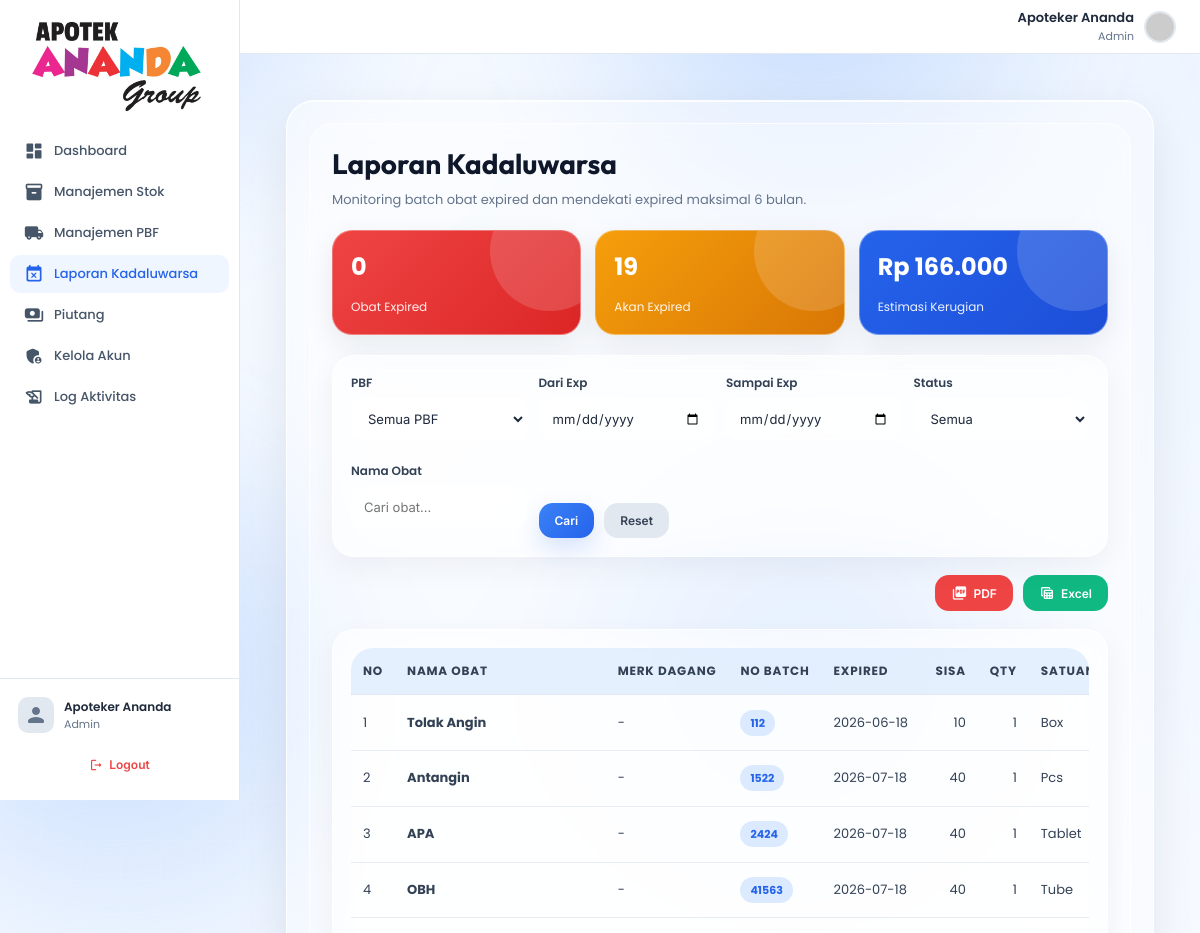
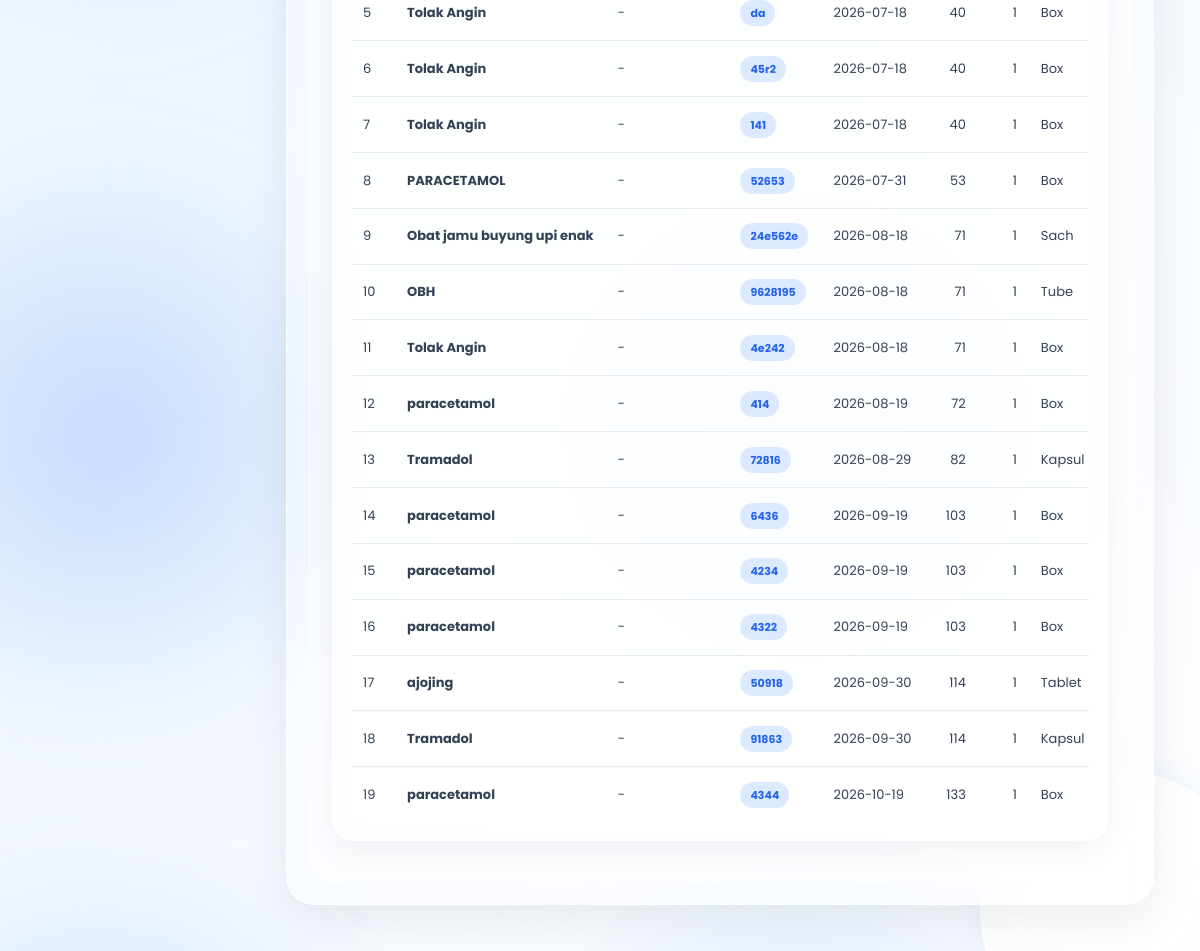
Screenshot of /frontend/superadmin/laporan_expired.php (signed in) with the database file from the repository (2 pictures, top to bottom).
### tables this page shows
CREATE TABLE `obat_faktur` (
  `id_obat_faktur` int(11) NOT NULL,
  `id_faktur` int(11) NOT NULL,
  `nama_obat` varchar(100) NOT NULL,
  `merk_dagang` varchar(100) DEFAULT NULL,
  `jenis_obat` varchar(100) DEFAULT NULL,
  `satuan` enum('Tube','FLS','Strip','Sach','Box','Kaleng','Pcs','Tablet','Kapsul','Ampul','Supp','Ovula','Pack') NOT NULL,
  `harga_beli` decimal(12,2) NOT NULL DEFAULT 0.00,
  `discount` decimal(12,2) NOT NULL DEFAULT 0.00,
  `qty` int(11) NOT NULL DEFAULT 0,
  `total` decimal(12,2) NOT NULL DEFAULT 0.00,
  `created_at` datetime DEFAULT current_timestamp(),
  `updated_at` datetime DEFAULT current_timestamp() ON UPDATE current_timestamp()
);

### backend/config/database.php (called while the page is built, shortened)
<?php
function getDBConnection(): PDO {
    static $pdo = null;
    if ($pdo === null) {
        $dsn = "mysql:host=" . DB_HOST . ";dbname=" . DB_NAME . ";charset=" . DB_CHARSET;
        $options = [
            PDO::ATTR_ERRMODE            => PDO::ERRMODE_EXCEPTION,
            PDO::ATTR_DEFAULT_FETCH_MODE => PDO::FETCH_ASSOC,
            PDO::ATTR_EMULATE_PREPARES   => false,
            PDO::ATTR_STRINGIFY_FETCHES  => false,
            PDO::MYSQL_ATTR_INIT_COMMAND => "SET NAMES utf8mb4 COLLATE utf8mb4_unicode_ci"
        ];
        try {
            $pdo = new PDO($dsn, DB_USER, DB_PASS, $options);
            $pdo->exec("SET time_zone = '" . DB_TIMEZONE . "'");
        } catch (PDOException $e) {
            error_log("Database connection failed: " . $e->getMessage());
            die("Koneksi database gagal. Silakan hubungi administrator.");
        }
    }
    return $pdo;
}

### backend/models/obat_expired.php (called while the page is built, shortened)
<?php
require_once __DIR__ . '/../config/database.php';
class ObatExpired {
    private PDO $db;
    public function __construct() {
        $this->db = getDBConnection();
    }
    public function getExpiredReport(array $filters = []): array {
        $sql = "SELECT
                    MIN(ob.id_batch) AS id_batch,
                    ofa.id_obat_faktur,
                    ofa.nama_obat,
                    ofa.merk_dagang,
                    ofa.jenis_obat,
                    ofa.satuan,
                    ofa.harga_beli,
                    COUNT(ob.id_batch) AS qty,
                    ob.no_batch AS batch,
                    ob.expired_date,
                    DATEDIFF(ob.expired_date, CURDATE()) AS sisa_hari,
                    p.nama_pbf,
                    f.no_faktur,
                    f.tanggal_faktur,
                    f.tanggal_masuk,
                    'otomatis' AS sumber
                FROM obat_batch ob
                JOIN obat_faktur ofa ON ob.id_obat_faktur = ofa.id_obat_faktur
                JOIN faktur f ON ofa.id_faktur = f.id_faktur
                JOIN pbf p ON f.id_pbf = p.id_pbf";
        $params = [];
        $conditions = [];
        $conditions[] = "ob.expired_date <= DATE_ADD(CURDATE(), INTERVAL 6 MONTH)";
        $sql .= " WHERE " . implode(' AND ', $conditions);
        $sql .= " GROUP BY ofa.id_obat_faktur, ofa.nama_obat, ofa.merk_dagang, ofa.jenis_obat, ofa.satuan, ofa.harga_beli, ob.no_batch, ob.expired_date, p.nama_pbf, f.no_faktur, f.tanggal_faktur, f.tanggal_masuk
                  ORDER BY ob.expired_date ASC, ofa.nama_obat ASC";
        $stmt = $this->db->prepare($sql);
        $stmt->execute($params);
        return $stmt->fetchAll();
    }
    public function getSummaryStats(array $filters = []): array {
        $data = $this->getExpiredReport($filters);
        $stats = [
            'expired_count' => 0,
            'six_month_count' => 0,
            'potential_loss' => 0,
        ];
        foreach ($data as $item) {
            if ((int)$item['sisa_hari'] < 0) {
                $stats['expired_count'] += (int)$item['qty'];
            } else {
                $stats['six_month_count'] += (int)$item['qty'];
            }
            $stats['potential_loss'] += ((int)$item['qty'] * (float)$item['harga_beli']);
        }
        return $stats;
    }
}

### frontend/superadmin/laporan_expired.php (the view, shortened to what this page needs)
<?php
require_once __DIR__ . '/../templates/header.php';
require_once __DIR__ . '/../../backend/models/obat_expired.php';
$model = new ObatExpired();
$filters = [
    'pbf_id' => isset($_GET['pbf_id']) ? sanitizeInt($_GET['pbf_id']) : null,
    'nama_obat' => isset($_GET['nama_obat']) ? sanitize($_GET['nama_obat']) : null,
    'date_start' => $_GET['date_start'] ?? null,
    'date_end' => $_GET['date_end'] ?? null,
    'status' => in_array(($_GET['status'] ?? ''), ['expired', 'segera_expired'], true)
        ? $_GET['status']
        : null,
];
$expiredList = $model->getExpiredReport($filters);
$stats = $model->getSummaryStats($filters);
$queryString = http_build_query(
    array_filter(
        $filters,
        fn($v) => $v !== null && $v !== ''
    )
);
require_once __DIR__ . '/../templates/sidebar.php';
?>
<div class="bg-grid"></div>
<div class="bg-bubble two"></div>
<div class="bg-bubble three"></div>
<div class="dashboard-wrapper">
    <div class="glass-container">
        <div class="glass-inner">
            <div class="page-header">
                <h1>Laporan Kadaluwarsa</h1>
                <p>
                    Monitoring batch obat expired dan mendekati expired maksimal 6 bulan.
                </p>
            </div>
            <div class="stats-grid">
                <div class="stat-card danger">
                    <div class="stat-value">
                        <?= number_format($stats['expired_count'] ?? 0) ?>
                    </div>
                    <div class="stat-label">
                        Obat Expired
                    </div>
                </div>
                <div class="stat-card warning">
                    <div class="stat-value">
                        <?= number_format($stats['six_month_count'] ?? 0) ?>
                    </div>
                    <div class="stat-label">
                        Akan Expired
                    </div>
                </div>
                <div class="stat-card primary">
                    <div class="stat-value">
                        Rp <?= number_format($stats['potential_loss'] ?? 0,0,',','.') ?>
                    </div>
                    <div class="stat-label">
                        Estimasi Kerugian
                    </div>
                </div>
            </div>
            <div class="glass-card">
                <form method="GET">
                    <div class="filter-grid">
                        <div class="form-group">
                            <label>PBF</label>
                            <select name="pbf_id" class="form-control">
                                <option value="">
                                    Semua PBF
                                </option>
                            </select>
                        </div>
                        <div class="form-group">
                            <label>Dari Exp</label>
                            <input
                                type="date"
                                name="date_start"
                                class="form-control"
                                value="<?= htmlspecialchars($filters['date_start'] ?? '') ?>"
                            >
                        </div>
                        <div class="form-group">
                            <label>Sampai Exp</label>
                            <input
                                type="date"
                                name="date_end"
                                class="form-control"
                                value="<?= htmlspecialchars($filters['date_end'] ?? '') ?>"
                            >
                        </div>
                        <div class="form-group">
                            <label>Status</label>
                            <select name="status" class="form-control">
                                <option value="">
                                    Semua
                                </option>
                            </select>
                        </div>
                        <div class="form-group">
                            <label>Nama Obat</label>
                            <input
                                type="text"
                                name="nama_obat"
                                class="form-control autocomplete-input"
                                data-type="expired"
                                placeholder="Cari obat..."
                                value="<?= htmlspecialchars($filters['nama_obat'] ?? '') ?>"
                                autocomplete="off"
                            >
                        </div>
                        <div style="display:flex;gap:10px;">
                            <button type="submit" class="btn btn-primary">
                                Cari
                            </button>
                            <a href="?" class="btn btn-secondary">
                                Reset
                            </a>
                        </div>
                    </div>
                </form>
            </div>
            <div class="action-bar" style="margin-bottom:18px;">
                <a
                    href="<?= BASE_URL ?>/backend/controllers/expired_controller.php?action=export_pdf&<?= htmlspecialchars($queryString) ?>"
                    class="btn btn-danger"
                    target="_blank"
                >
                    <span class="material-icons-round">picture_as_pdf</span>PDF
                </a>
                <a
                    href="<?= BASE_URL ?>/backend/controllers/expired_controller.php?action=export_excel&<?= htmlspecialchars($queryString) ?>"
                    class="btn btn-success"
                >
                    <span class="material-icons-round">table_view</span>Excel
                </a>
            </div>
            <div class="glass-card">
                <div class="table-wrapper">
                    <table>
                        <thead>
                            <tr>
                                <th>No</th>
                                <th>Nama Obat</th>
                                <th>Merk Dagang</th>
                                <th>No Batch</th>
                                <th>Expired</th>
                                <th>Sisa</th>
                                <th>Qty</th>
                                <th>Satuan</th>
                            </tr>
                        </thead>
                        <tbody>
                            <?php if (empty($expiredList)): ?>
                                <tr>
                                    <td colspan="10" class="text-center empty-state">
                                        Tidak ada data expired.
                                    </td>
                                </tr>
                            <?php else: ?>
                                <?php foreach ($expiredList as $i => $item): ?>
                                    <?php $sisa = (int)$item['sisa_hari']; ?>
                                    <tr>
                                        <td><?= $i + 1 ?></td>
                                        <td>
                                            <strong>
                                                <?= htmlspecialchars($item['nama_obat']) ?>
                                            </strong>
                                        </td>
                                        <td>
                                            <?= htmlspecialchars($item['merk_dagang'] ?? '-') ?: '-' ?>
                                        </td>
                                        <td>
                                            <span class="batch-code">
                                                <?= htmlspecialchars($item['batch']) ?>
                                            </span>
                                        </td>
                                        <td>
                                            <?= htmlspecialchars($item['expired_date']) ?>
                                        </td>
                                        <td class="text-right">
                                            <?= $sisa ?>
                                        </td>
                                        <td class="text-right">
                                            <?= (int)$item['qty'] ?>
                                        </td>
                                        <td>
                                            <?= htmlspecialchars($item['satuan']) ?>
                                        </td>
                                    </tr>
                                <?php endforeach; ?>
                            <?php endif; ?>
                        </tbody>
                    </table>
                </div>
            </div>
        </div>
    </div>
</div>
<?php require_once __DIR__ . '/../templates/footer.php'; ?>

### frontend/templates/header.php (style rules this page uses)
:root { --primary: #2563eb; --primary-hover: #1d4ed8; --secondary: #64748b; --success: #10b981; --warning: #f59e0b; --danger: #ef4444; --background: #f1f5f9; --surface: #ffffff; --sidebar: #ffffff; --text-main: #1e293b; --text-muted: #64748b; --border: #e2e8f0; --shadow-sm: 0 1px 2px 0 rgba(0, 0, 0, 0.05); --shadow: 0 4px 6px -1px rgba(0, 0, 0, 0.1), 0 2px 4px -1px rgba(0, 0, 0, 0.06); --shadow-lg: 0 10px 15px -3px rgba(0, 0, 0, 0.1), 0 4px 6px -2px rgba(0, 0, 0, 0.05); --sidebar-width: 240px; }
* { margin: 0; padding: 0; box-sizing: border-box; }
body { font-family: 'Inter', sans-serif; background: var(--background); color: var(--text-main); display: flex; min-height: 100vh; overflow-x: hidden; }
.page-header { margin-bottom: 18px; display: flex; flex-direction: column; gap: 3px; }
.page-header h1 { font-family: 'Outfit', sans-serif; font-size: 24px; font-weight: 700; color: #1e293b; }
.page-header p { color: #64748b; font-size: 13px; }
.stats-grid { display: grid; grid-template-columns: repeat(auto-fit, minmax(220px, 1fr)); gap: 16px; margin-bottom: 24px; }
.stat-card { background: #fff; padding: 16px; border-radius: 14px; box-shadow: var(--shadow-sm); border: 1px solid var(--border); position: relative; overflow: hidden; display: flex; flex-direction: column; gap: 8px; }
.table-wrapper { width: 100%; overflow-x: auto; border-radius: 10px; }
.table-wrapper table { min-width: 900px; }
table { width: 100%; border-collapse: separate; border-spacing: 0; }
th { background: #f8fafc; padding: 10px 12px; text-align: left; font-size: 11px; font-weight: 700; color: #64748b; text-transform: uppercase; letter-spacing: 0.8px; border-bottom: 1px solid var(--border); }
td { padding: 10px 12px; font-size: 13px; color: #475569; border-bottom: 1px solid #f1f5f9; vertical-align: middle; line-height: 1.35; }
tr:last-child td { border-bottom: none; }
.btn { display: inline-flex; align-items: center; gap: 6px; padding: 8px 14px; border-radius: 10px; font-size: 12px; font-weight: 600; border: none; cursor: pointer; transition: all 0.2s; text-decoration: none; font-family: 'Inter', sans-serif; }
.btn .material-icons-round { font-size: 16px; line-height: 1; }
.btn-primary { background: var(--primary); color: #fff; }
.form-group { display: flex; flex-direction: column; gap: 5px; margin-bottom: 10px; }
.form-group label { font-size: 12px; font-weight: 600; color: #475569; }
.form-control { width: 100%; border: 1px solid var(--border); border-radius: 8px; padding: 8px 10px; font-size: 13px; font-family: 'Inter', sans-serif; outline: none; background: #fff; color: #1e293b; }
.text-right { text-align: right; }
.btn-secondary { background: #64748b; color: #fff; }
.btn-success { background: var(--success); color: #fff; }
.btn-danger { background: var(--danger); color: #fff; }

### rows the page displays
obat_faktur: nama_obat "Tolak Angin", merk_dagang "-", batch "112", expired_date "2026-06-18", sisa "10", qty "1", satuan "Box", batch "da", expired_date "2026-07-18", sisa "40", batch "45r2", batch "141", batch "4e242", expired_date "2026-08-18", sisa "71"
obat_faktur: nama_obat "Antangin", merk_dagang "-", batch "1522", expired_date "2026-07-18", sisa "40", qty "1", satuan "Pcs"
obat_faktur: nama_obat "APA", merk_dagang "-", batch "2424", expired_date "2026-07-18", sisa "40", qty "1", satuan "Tablet"
obat_faktur: nama_obat "OBH", merk_dagang "-", batch "41563", expired_date "2026-07-18", sisa "40", qty "1", satuan "Tube", batch "9628195", expired_date "2026-08-18", sisa "71"
obat_faktur: nama_obat "PARACETAMOL", merk_dagang "-", batch "52653", expired_date "2026-07-31", sisa "53", qty "1", satuan "Box"
obat_faktur: nama_obat "Obat jamu buyung upi enak", merk_dagang "-", batch "24e562e", expired_date "2026-08-18", sisa "71", qty "1", satuan "Sach"
obat_faktur: nama_obat "paracetamol", merk_dagang "-", batch "414", expired_date "2026-08-19", sisa "72", qty "1", satuan "Box", batch "6436", expired_date "2026-09-19", sisa "103", batch "4234", batch "4322", batch "4344", expired_date "2026-10-19", sisa "133"
obat_faktur: nama_obat "Tramadol", merk_dagang "-", batch "72816", expired_date "2026-08-29", sisa "82", qty "1", satuan "Kapsul", batch "91863", expired_date "2026-09-30", sisa "114"
obat_faktur: nama_obat "ajojing", merk_dagang "-", batch "50918", expired_date "2026-09-30", sisa "114", qty "1", satuan "Tablet"

### other values shown
$fullName "Apoteker Ananda"
$stats['expired_count'] "0"
$stats['six_month_count'] "19"
$stats['potential_loss'] "166.000"
